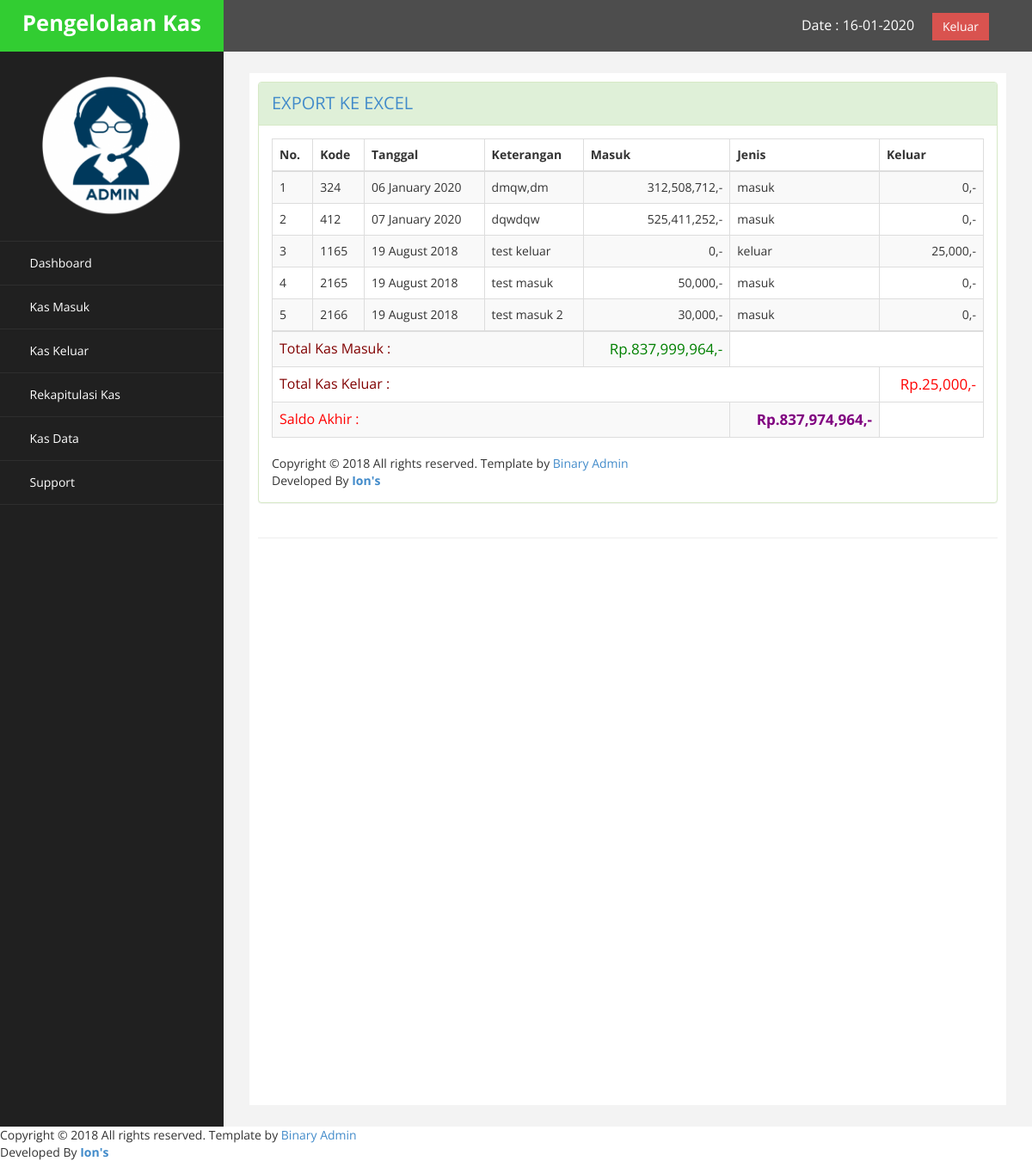
/home.php?page=rekap (signed in), run on the app's committed database.
### tables this page shows
CREATE TABLE `kas` (
  `kode` int(11) NOT NULL,
  `keterangan` varchar(300) NOT NULL,
  `tgl` date NOT NULL,
  `jumlah` int(10) NOT NULL,
  `jenis` varchar(20) NOT NULL,
  `keluar` int(20) NOT NULL
);

### page/rekap/rekap.php (the view, shortened to what this page needs)
<!DOCTYPE html>
<html lang="en">
<head>
    <link href="assets/css/bootstrap.css" rel="stylesheet" />
    <link href="assets/css/font-awesome.css" rel="stylesheet" />
    <link href="assets/css/custom.css" rel="stylesheet" />
    <link href="assets/js/dataTables/dataTables.bootstrap.css" rel="stylesheet" />
</head>
<body>
    <div class="row">
        <div class="col-md-12">
            <div class="panel panel-success">
                <div class="panel-heading" style="font-size: 20px;">
                <a target="_blank" href="expor_excel.php">EXPORT KE EXCEL</a>
                </div>
                <div class="panel-body">
                    <div class="table-responsive">
                        <table class="table table-striped table-bordered table-hover" id="dataTables-example">
                            <thead>
                                <tr>
                                    <th>No.</th>
                                    <th>Kode</th>
                                    <th>Tanggal</th>
                                    <th>Keterangan</th>
                                    <th>Masuk</th>
                                    <th>Jenis</th>
                                    <th>Keluar</th>
                                </tr>
                            </thead>
                            <tbody>
                                <?php
                                    $no = 1;
                                    $sql = mysqli_query($koneksi, "SELECT * FROM kas");
                                    while ($data = mysqli_fetch_assoc($sql)) {
                                ?>
                                    <tr class="odd gradeX">
                                        <td>
                                            <?php echo $no++; ?>
                                        </td>
                                        <td>
                                            <?php echo $data['kode']; ?>
                                        </td>
                                        <td>
                                            <?php echo date('d F Y', strtotime($data['tgl'])); ?>
                                        </td>
                                        <td>
                                            <?php echo $data['keterangan']; ?>
                                        </td>
                                        <td align="right">
                                            <?php echo number_format($data['jumlah']).",-"; ?>
                                        </td>
                                        <td>
                                            <?php echo $data['jenis']; ?>
                                        </td>
                                        <td align="right">
                                            <?php echo number_format($data['keluar']).",-"; ?>
                                        </td>
                                    </tr>
                                    <?php
                                    $total = $total+$data['jumlah'];
                                    $total_keluar = $total_keluar+$data['keluar'];
                                    $saldo_akhir = $total - $total_keluar;
                                    }
                                ?>
                            </tbody>
                            <tr>
                                <td colspan="4" style="text-align: left; font-size: 16px; color: maroon;">Total Kas Masuk :</td>
                                <td style="font-size: 17px; text-align: right; "><font style="color: green;"><?php echo " Rp." . number_format($total).",-"; ?></font></td>
                            </tr>
                            <tr>
                                <td colspan="6" style="text-align: left; font-size: 16px; color: maroon;">Total Kas Keluar :</td>
                                <td style="font-size: 17px; text-align: right; "><font style="color: red;"><?php echo " Rp." . number_format($total_keluar).",-"; ?></font></td>
                            </tr>
                            <tr>
                                <td colspan="5" style="text-align: left; font-size: 16px; color: red;">Saldo Akhir :</td>
                                <th style="font-size: 17px; text-align: right;"><font style="color: purple;"><?php echo " Rp." . number_format($saldo_akhir).",-"; ?></font></th>
                            </tr>
                        </table>
                    </div>
                    <div id="" class="row">
                        <div class="col-md-12">
                            <div class="copyright">
                                Copyright © 2018 All rights reserved. Template by <a href="http://binarycart.com/">Binary Admin</a>
                                <br> Developed By <a href="https://web.facebook.com/Ions.Revolutionz" target="_blank"><b>Ion's</b></a>
                            </div>
                        </div>
                    </div>
                </div>
            </div>
        </div>
    </div>
</body>
</html>

### home.php (shortened to what this page needs)
<?php
require 'koneksi.php';
?>
    <!DOCTYPE html>
    <html xmlns="http://www.w3.org/1999/xhtml">
    <head>
        <link href="assets/css/bootstrap.css" rel="stylesheet" />
        <link href="assets/css/font-awesome.css" rel="stylesheet" />
        <link href="assets/css/custom.css" rel="stylesheet" />
    </head>
    <body>
        <div id="wrapper">
            <nav class="navbar navbar-default navbar-cls-top " role="navigation" style="margin-bottom: 0">
                <div class="navbar-header">
                    <a class="navbar-brand" href="index.php"><small>Pengelolaan Kas</small></a>
                </div>
                <div style="color: white;
padding: 15px 50px 5px 50px;
float: right;
font-size: 16px;">Date :
                    <?php date_default_timezone_set('Asia/Jakarta');
echo date('d-m-Y'); ?> &nbsp; &nbsp; <a href="logout.php" class="btn btn-danger square-btn-adjust" title="Logout">Keluar</a> </div>
            </nav>
            <nav class="navbar-default navbar-side" role="navigation">
                <div class="sidebar-collapse">
                    <ul class="nav" id="main-menu">
                        <li class="text-center">
                            <img src="assets/img/find_user2.png" class="user-image img-responsive" />
                        </li>
                        <li>
                            <a href="home.php"><i class="glyphicon glyphicon-home
"></i> Dashboard</a>
                        </li>
                        <li>
                            <a href="?page=masuk"><i class="glyphicon glyphicon-floppy-save
"></i> Kas Masuk</a>
                        </li>
                        <li>
                            <a href="?page=keluar"><i class="glyphicon glyphicon-floppy-open
"></i> Kas Keluar</a>
                        </li>
                        <li>
                            <a href="?page=rekap"><i class="glyphicon glyphicon-tasks
"></i> Rekapitulasi Kas</a>
                        </li>                        <li>
                            <a href="?page=rekap/expor_excel.php"><i class="glyphicon glyphicon-tasks
"></i> Kas Data</a>
                        </li>
                        <li>
                            <a href="?page=user"><i class="glyphicon glyphicon-user
"></i> Support</a>
                        </li>
                    </ul>
                </div>
            </nav>
            <div id="page-wrapper">
                <div id="page-inner">
                    <div class="row">
                        <div class="col-md-12">
                            <?php
                        $page = $_GET['page'];
                        $aksi = $_GET['aksi'];
                        if($page == "masuk") {
                            if($aksi =="") {
                                include 'page/kas_masuk/masuk.php';
                            } if($aksi =="hapus") {
                                include 'page/kas_masuk/hapus.php';
                            }
                        } elseif ($page == "keluar") {
                            if($aksi =="") {
                                include 'page/kas_keluar/keluar.php';
                            } if($aksi =="hapus") {
                               include 'page/kas_keluar/hapus.php';
                            }
                        } elseif ($page == "rekap") {
                            if($aksi =="") {
                                include 'page/rekap/rekap.php';
                            }
                        } elseif ($page == "user") {
                            if($aksi =="") {
                                include 'page/user/user.php';
                            }
                        } elseif ($page == "") {
                                include 'dashboard.php';
                            }
                     ?>
                        </div>
                    </div>
                    <hr />
                </div>
            </div>
        </div>
        <div class="row">
            <div class="col-md-12">
                <div class="copyright">
                    Copyright © 2018 All rights reserved. Template by <a href="http://binarycart.com/">Binary Admin</a>
                    <br> Developed By <a href="https://web.facebook.com/Ions.Revolutionz" target="_blank"><b>Ion's</b></a>
                </div>
            </div>
        </div>
    </body>
    </html>

### assets/css/custom.css (style rules this page uses)
body { font-family: 'Open Sans', sans-serif; }
#wrapper { width: 100%; background:#202020; }
#page-wrapper { padding: 15px 15px; min-height: 600px; background:#F3F3F3; }
#page-inner { width:100%; margin:10px 20px 10px 0px; background-color:#fff!important; padding:10px; min-height:1200px; }
.text-center { text-align:center; }
.square-btn-adjust { border: 0px solid transparent; -webkit-border-radius: 0px; -moz-border-radius: 0px; border-radius: 0px; }
.user-image { margin: 25px auto; -webkit-border-radius: 10px; -moz-border-radius: 10px; border-radius: 10px; max-height:170px; max-width:170px; }
.navbar-cls-top .navbar-brand { color: #fff; background: green; width: 260px; text-align: center; height: 60px; font-size: 30px; font-weight: 700; }
.sidebar-collapse , .sidebar-collapse .nav { background:none; }
.sidebar-collapse .nav { padding:0; }
.sidebar-collapse .nav > li > a { color:#fff; background:#202020; text-shadow:none; }
.sidebar-collapse > .nav > li > a { padding:15px 10px; }
.sidebar-collapse > .nav > li { border-bottom: 1px solid rgba(107, 108, 109, 0.19); }
.navbar-side { border:none; background-color: #202020; }
.navbar-cls-top { background:#4D4D4D; border-bottom:none; }
.navbar-default { border:0px solid black; }
.navbar-header { background: green; }
.nav > li > a > i { margin-right:10px; }
@media (min-width:768px) { #page-wrapper { margin: 0 0 0 260px; padding: 15px 30px; min-height: 1200px; } }
@media (min-width:768px) { .navbar-side { z-index: 1; position: absolute; width: 260px; } }
@media (min-width:768px) { .navbar { border-radius: 0px; } }

### data on the page
kas: kode "324", tgl "06 January 2020", keterangan "dmqw,dm", jumlah "312,508,712", jenis "masuk", keluar "0"
kas: kode "412", tgl "07 January 2020", keterangan "dqwdqw", jumlah "525,411,252", jenis "masuk", keluar "0"
kas: kode "1165", tgl "19 August 2018", keterangan "test keluar", jumlah "0", jenis "keluar", keluar "25,000"
kas: kode "2165", tgl "19 August 2018", keterangan "test masuk", jumlah "50,000", jenis "masuk", keluar "0"
kas: kode "2166", tgl "19 August 2018", keterangan "test masuk 2", jumlah "30,000", jenis "masuk", keluar "0"

### other printed values
$total "837,999,964"
$total_keluar "25,000"
$saldo_akhir "837,974,964"
